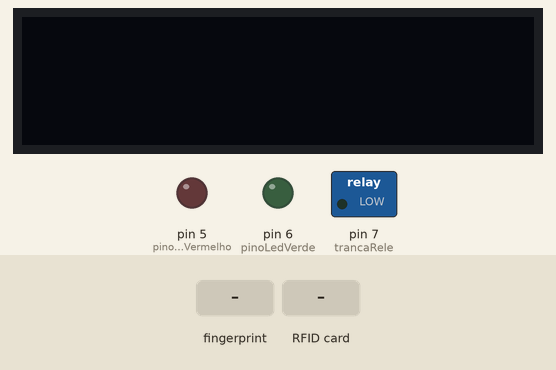
The sketch below on a simulated Arduino Uno, built with avr-gcc and run on an emulated ATmega328P. Shown: 128×32 one-colour display, switched loads named in the sketch (green lamp = pin HIGH), output pins drawn as LEDs (lit = HIGH). The inputs (shaded band) are chosen by the test bench. Pins used as bus, display or sensor lines are not drawn; what the sketch prints to the serial monitor is not drawn.

Above: at 2.2 s.
2.3 s: finger stored as number 1 placed on the sensor
At 4.4 s:
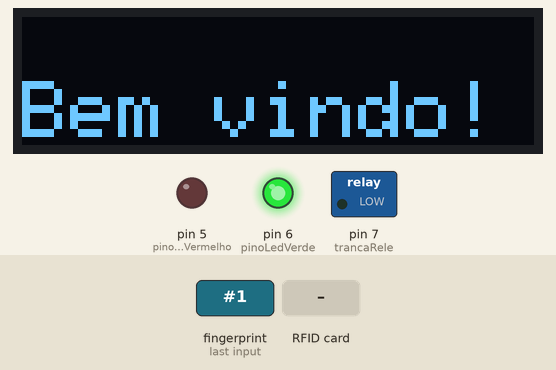
5.3 s: RFID card 5E 7A 19 C4 held to the reader
At 6.8 s:
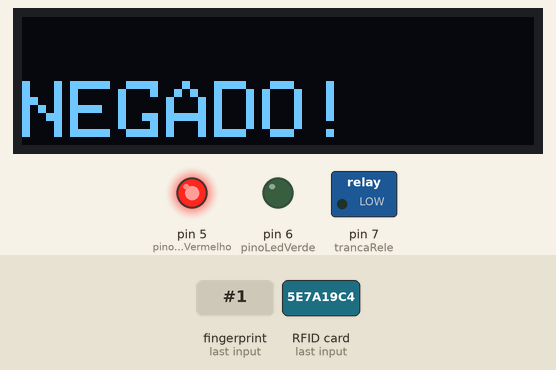
8.3 s: RFID card 00 00 00 00 held to the reader
At 9.2 s:
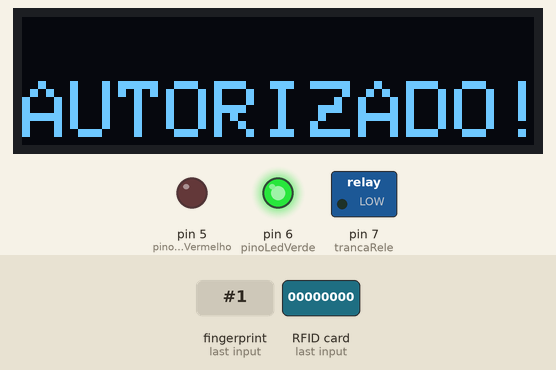
Timing chart, 0 to 11.3 s (numbered marks = the images above; inputs shaded):
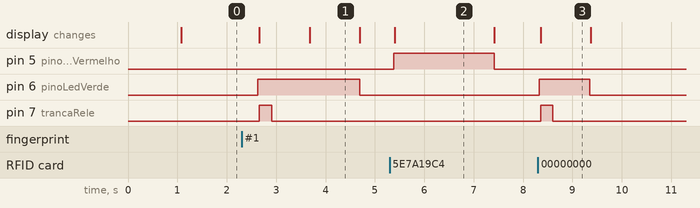

Measured:
- after the input at 2.3 s, pin 6 (pinoLedVerde): LOW → HIGH after 0.33 s, → LOW 2.1 s later; pin 7 (trancaRele): LOW → HIGH after 0.36 s, → LOW 0.25 s later; the display: first changes after 0.36 s (image 1 shows a later state)
- after the input at 5.3 s, pin 5 (pinoLedVermelho): LOW → HIGH after 0.08 s, → LOW 2.0 s later; the display: changes after 0.10 s (image 2)
- after the input at 8.3 s, pin 6 (pinoLedVerde): LOW → HIGH at once, → LOW 1.0 s later; pin 7 (trancaRele): LOW → HIGH after 0.06 s, → LOW 0.25 s later; the display: changes after 0.06 s (image 3)
- what the display in image 1 shows lasts 1.0 s, from 3.7 s to 4.7 s
- what the display in image 2 shows lasts 2.0 s, from 5.4 s to 7.4 s

The sketch:

Leitura_Cartao_e_Biometria.ino
```cpp
//-------------------------------------------------------------------------------------------------------------------------
//Biblioteca e parametros do sensor biometrico

#include <Adafruit_Fingerprint.h>
#include <SoftwareSerial.h>

SoftwareSerial mySerial(2, 3); //pinos de leitura do sensor biometrico

Adafruit_Fingerprint finger = Adafruit_Fingerprint(&mySerial);

//-------------------------------------------------------------------------------------------------------------------------
//RFID (Leitor de cartao)

#include <Wire.h> //INCLUSÃO DA BIBLIOTECA NECESSÁRIA
#include <SPI.h> //INCLUSÃO DE BIBLIOTECA
#include <MFRC522.h> //INCLUSÃO DE BIBLIOTECA

#define SS_PIN 10 //PINO SDA
#define RST_PIN 9 //PINO DE RESET

MFRC522 rfid(SS_PIN, RST_PIN); //PASSAGEM DE PARÂMETROS REFERENTE AOS PINOS

//-------------------------------------------------------------------------------------------------------------------------
//bibliotecas e definicoes para o display OLED


#include "SSD1306Ascii.h"
#include "SSD1306AsciiAvrI2c.h"

// 0X3C+SA0 - 0x3C or 0x3D
#define I2C_ADDRESS 0x3C

// Define proper RST_PIN2 if required.
#define RST_PIN2 -1

SSD1306AsciiAvrI2c oled;


//-------------------------------------------------------------------------------------------------------------------------
//variaveis

const int pinoLedVerde = 6; //PINO DIGITAL REFERENTE AO LED VERDE
const int pinoLedVermelho = 5; //PINO DIGITAL REFERENTE AO LED VERMELHO
#define trancaRele 7 //pino utilizado para acionar o rele
int ID; //para saber o ID do usuario cadastrado


//-------------------------------------------------------------------------------------------------------------------------
// setup do programa
void setup() {
  Serial.begin(9600); //inicia o monitor serial do arduino, com taxa de 9600


  finger.begin(57600); // defina a taxa de dados para a porta serial do sensor biometrico

  if (finger.verifyPassword()) {
    Serial.println(F("Sensor biometrico encontrado!"));
  } else {
    Serial.println(F("NAO foi possivel encontrar o sensor biometrico."));
    while (1) { delay(1); }
  }


  Wire.begin(); //INICIALIZA A BIBLIOTECA WIRE
  SPI.begin(); //INICIALIZA O BARRAMENTO SPI
  rfid.PCD_Init(); //INICIALIZA MFRC522

  pinMode(pinoLedVerde, OUTPUT); //DEFINE O PINO COMO SAÍDA
  pinMode(pinoLedVermelho, OUTPUT); //DEFINE O PINO COMO SAÍDA
  pinMode(trancaRele, OUTPUT); //DEFINE O PINO COMO SAÍDA

  digitalWrite(pinoLedVerde, LOW); //LED INICIA DESLIGADO
  digitalWrite(pinoLedVermelho, LOW); //LED INICIA DESLIGADO


  //-------------------------------------------------------------------------------------------------------------------------
//definicoes inciais para o display OLED


#if RST_PIN2 >= 0
  oled.begin(&Adafruit128x32, I2C_ADDRESS, RST_PIN2);
#else // RST_PIN2 >= 0
  oled.begin(&Adafruit128x32, I2C_ADDRESS);
#endif // RST_PIN2 >= 0
  // Call oled.setI2cClock(frequency) to change from the default frequency.

  oled.setFont(Adafruit5x7);

  oled.clear();

//-------------------------------------------------------------------------------------------------------------------------


}

void loop(){

  ID = leituraBiometrica(); //funcao para ler a biometria e retornar o ID da pessoa
  if(ID != -1){
    nomeDoUsuario(ID);
  }
  leituraRfid(); //CHAMA A FUNÇÃO RESPONSÁVEL PELA VALIDAÇÃO DA TAG RFID
}
```

leituraBiometrica.ino
```cpp
//funcao para ler uma digital e verificar se ela esta registrada

int leituraBiometrica() {
  uint8_t p = finger.getImage();
  if (p != FINGERPRINT_OK){
    return -1;
  }

  p = finger.image2Tz();
  if (p != FINGERPRINT_OK) {
    return -1;
  }

  p = finger.fingerFastSearch();
  if (p != FINGERPRINT_OK) {
    digitalWrite(pinoLedVermelho, HIGH);
    oled.clear();
    oled.println("");
    oled.set2X();
    oled.println("NEGADO!");
    delay(1200); //INTERVALO DE 2 SEGUNDOS
    oled.clear();
    digitalWrite(pinoLedVermelho, LOW);
    return -1;
  }

  //Encontrou uma digital!
   else {
      return finger.fingerID;
  }
}
```

leituraRfid.ino
```cpp
//FUNÇÃO DE VALIDAÇÃO DA TAG RFID
void leituraRfid(){
  if (!rfid.PICC_IsNewCardPresent() || !rfid.PICC_ReadCardSerial()) //VERIFICA SE O CARTÃO PRESENTE NO LEITOR É DIFERENTE DO ÚLTIMO CARTÃO LIDO. CASO NÃO SEJA, FAZ
    return; //RETORNA PARA LER NOVAMENTE

  /***INICIO BLOCO DE CÓDIGO RESPONSÁVEL POR GERAR A TAG RFID LIDA***/
  String strID = "";
  for (byte i = 0; i < 4; i++) {
    strID +=
    (rfid.uid.uidByte[i] < 0x10 ? "0" : "") +
    String(rfid.uid.uidByte[i], HEX) +
    (i!=3 ? ":" : "");
  }
  strID.toUpperCase();
/***FIM DO BLOCO DE CÓDIGO RESPONSÁVEL POR GERAR A TAG RFID LIDA***/

//-----------------------------------------------------------------------------------------------------------------------------
//Codigos dos cartões RFID
  if (strID.indexOf("00:00:00:00") >= 0){
    permitido();
  }
  else if(strID.indexOf("00:00:00:00") >= 0 ){
    permitido();
  }


  else if (strID.indexOf("00:00:00:00") >= 0){
      permitido();
  }


  else if (strID.indexOf("00:00:00:00") >= 0){
      permitido();
  }

  else if (strID.indexOf("00:00:00:00") >= 0){
    permitido();
  }
  else{ //SENÃO, FAZ (CASO A TAG LIDA NÃO SEJÁ VÁLIDA)
    negado();
  }

//-----------------------------------------------------------------------------------------------------------------------------


  rfid.PICC_HaltA(); //PARADA DA LEITURA DO CARTÃO
  rfid.PCD_StopCrypto1(); //PARADA DA CRIPTOGRAFIA NO PCD
  }

  void permitido(){
    digitalWrite(pinoLedVerde, HIGH); //LIGA O LED VERDE
    oled.clear();
    oled.println("");
    oled.set2X();
    oled.println("AUTORIZADO!");
    digitalWrite(trancaRele, HIGH);
    delay(250); //INTERVALO DE 2 SEGUNDOS
    digitalWrite(trancaRele, LOW);
    delay(750);
    digitalWrite(pinoLedVerde, LOW); //DESLIGA O LED VERDE
    oled.clear();
  }

  void negado(){
    digitalWrite(pinoLedVermelho, HIGH); //LIGA O LED VERMELHO
    oled.clear();
    oled.println("");
    oled.set2X();
    oled.println("NEGADO!");
    delay(2000); //INTERVALO DE 2 SEGUNDOS
    oled.clear();
    digitalWrite(pinoLedVermelho, LOW); //DESLIGA O LED VERMELHO
  }
```

nomeDoUsuario.ino
```cpp
void nomeDoUsuario(int ID){
     digitalWrite(pinoLedVerde, HIGH);
     Serial.print(F("ID encontrado #")); Serial.println(ID);

      oled.clear();
      oled.println("");
      oled.set2X();


     if(ID == 0 || ID == 1){
      Serial.println(F("Andre"));
      oled.println("Andre Cunha");
     }

     else if(ID == 2 || ID == 3){
      Serial.println(F("Marco"));
      oled.println("Marco");
     }

     else if(ID == 4 || ID == 5){
      Serial.println(F("Victor"));
      oled.println("Victor");
     }

     else if(ID == 6 || ID == 7){
      Serial.println(F("Caio"));
      oled.println("Caio");
     }

     else if(ID == 8 || ID == 9){
      Serial.println(F("Mirelly"));
      oled.println("Mirelly");
     }

  else if(ID == 10 || ID == 11){
      Serial.println(F("Henrique"));
      oled.println("Henrique");
     }

     else if(ID == 12 || ID == 13){
      Serial.println(F("Elias"));
      oled.println("Elias");
     }

     else if(ID == 14 || ID == 15){
      Serial.println(F("Joao"));
      oled.println("Joao");
     }

     else if(ID == 16 || ID == 17){
      Serial.println(F("Luiz"));
      oled.println("Luiz");
     }

     else if(ID == 18 || ID == 19){
      Serial.println(F("Heitor"));
      oled.println("Heitor");
     }

     else if(ID == 20){
      Serial.println(F("Jorge"));
      oled.println("Jorge");
     }

     else if(ID == 21 || ID == 22){
      Serial.println(F("Lucca"));
      oled.println("Lucca");
     }

     else if(ID == 23 || ID == 24){
      Serial.println(F("MJ"));
      oled.println("MJ");
     }

     else if(ID == 25 || ID == 26){
      Serial.println(F("Otto"));
      oled.println("Otto");
     }

     else if(ID == 27 || ID == 28){
      Serial.println(F("Patricia"));
      oled.println("Patricia");
     }

     else if(ID == 29 || ID == 30){
      Serial.println(F("Joana"));
      oled.println("Joana");
     }

/*
 * Esses IDs estao vazios, podem ser usados para cadastro
 *
     else if(ID == 31 || ID == 32){
      Serial.println(F("Quem eh?"));
      oled.println("Quem eh?");
     }
*/

     else if(ID == 33 || ID == 34){
      Serial.println(F("JM"));
      oled.println("JM");
     }

     else if(ID == 35 || ID == 36){
      Serial.println(F("Roberta"));
      oled.println("Roberta");
     }

      digitalWrite(trancaRele, HIGH);
      delay(250);
      digitalWrite(trancaRele, LOW);
      delay(750);
      oled.clear();
      oled.println("");
      oled.println("Bem vindo!");
      delay(1000); //INTERVALO DE 2 SEGUNDOS
      oled.clear();
      digitalWrite(pinoLedVerde, LOW);
}
```
